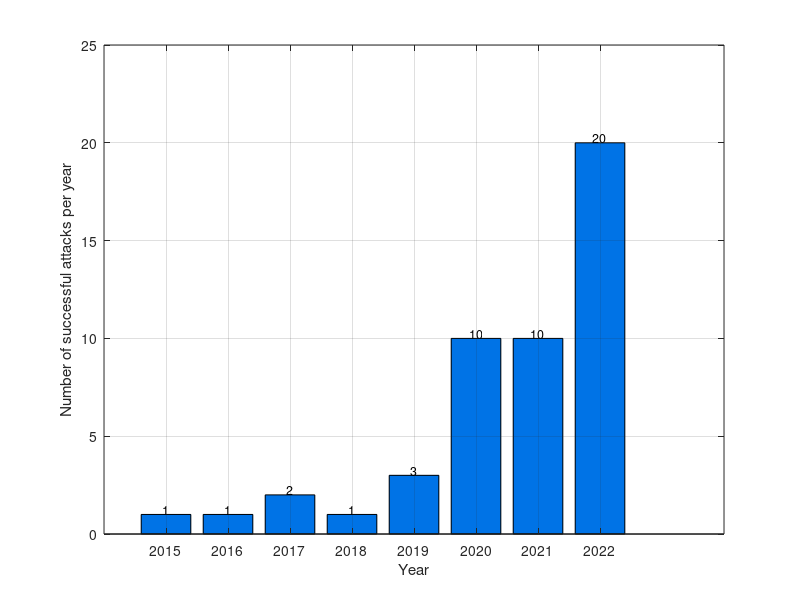

MATLAB code for this plot:
% Define the desired figure size in pixels
plotWidth = 450;   % Width in pixels
plotHeight = 400;  % Height in pixels

% Create figure with specified size and white background
figure('Color','w', 'Units','pixels', 'Position',[100 100 plotWidth plotHeight]);

% Example data (years and number of successful attacks)
years = 2015:2022;
attacks = [1, 1, 2, 1, 3, 10, 10, 20];  % Adjust as needed

% Create the bar chart
hBar = bar(years, attacks, 'FaceColor',[0.0 0.45 0.9]);
hold on;

% Label axes
xlabel('Year');
ylabel('Number of successful attacks per year');

% Set x-axis ticks and y-axis range
xticks(years);
ylim([0 25]);  % Adjust if you need a higher or lower maximum

% Turn on grid lines
grid on;

% Add numeric values on top of each bar
for i = 1:length(attacks)
    text(years(i), attacks(i), sprintf('%d', attacks(i)), ...
        'HorizontalAlignment','center', ...
        'VerticalAlignment','bottom', ...
        'FontSize',9);
end

hold off;

% Save the generated plot as a PNG file
saveas(gcf, 'img_chapter_1_3_euro_attacks_per_year.png');
